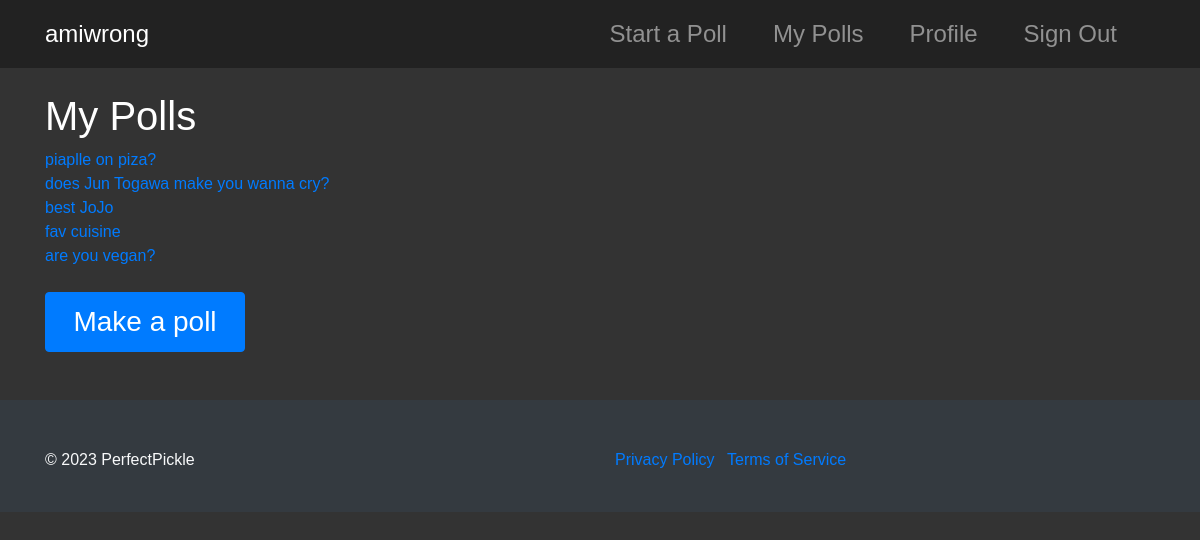
The page / (signed in) on the database its author committed.
### tables this page shows
CREATE TABLE polls (
    id INTEGER PRIMARY KEY AUTOINCREMENT NOT NULL,
    user_id INTEGER NOT NULL,
    unique_id TEXT NOT NULL UNIQUE,
    question TEXT NOT NULL,
    assumption TEXT,
    creation_date DATETIME NOT NULL DEFAULT CURRENT_TIMESTAMP,
    FOREIGN KEY (user_id) REFERENCES users(id)
);

### app.py (the view)
@app.route("/")
def index():
    if session.get("user_id") is None:
        return render_template("index.html")
    else:
        connection = sqlite3.connect("amiwrong.db")
        connection.row_factory = dict_factory
        cursor = connection.cursor()
        polls = cursor.execute("SELECT * FROM polls WHERE user_id=?;", (session.get("user_id"),)).fetchall()
        return render_template("polls.html", polls=polls)

### app.py (called while the page is built)
def dict_factory(cursor, row):
    fields = [column[0] for column in cursor.description]
    return {key: value for key, value in zip(fields, row)}

@app.after_request
def after_request(response):
    response.headers["Cache-Control"] = "no-cache, no-store, must-revalidate, max-age=0"
    response.headers["Expires"] = 0
    response.headers["Pragma"] = "no-cache"
    return response

### templates/polls.html
{% extends "layout.html" %} {% block title %} Login {% endblock %} {% block main
%}
<h1>My Polls</h1>
<div>
  {% for poll in polls %}
  <div>
    <a href="/poll/{{ poll['unique_id'] }}">{{ poll["question"] }}</a>
  </div>
  {% endfor %}
</div>
<br />
<button class="btn btn-primary small-btn">Make a poll</button>
{% endblock %}

### static/css/styles.css (style rules this page uses)
.btn { font-size: 50px; }
.small-btn { width: 200px; height: 60px; font-size: 28px; }

### templates/layout.html (style rules this page uses)
body { background-color: #333; color: #fff; font-family: "Circular Std", sans-serif; }

### rows shown on the page
polls: question "piaplle on piza?"
polls: question "does Jun Togawa make you wanna cry?"
polls: question "best JoJo"
polls: question "fav cuisine"
polls: question "are you vegan?"
